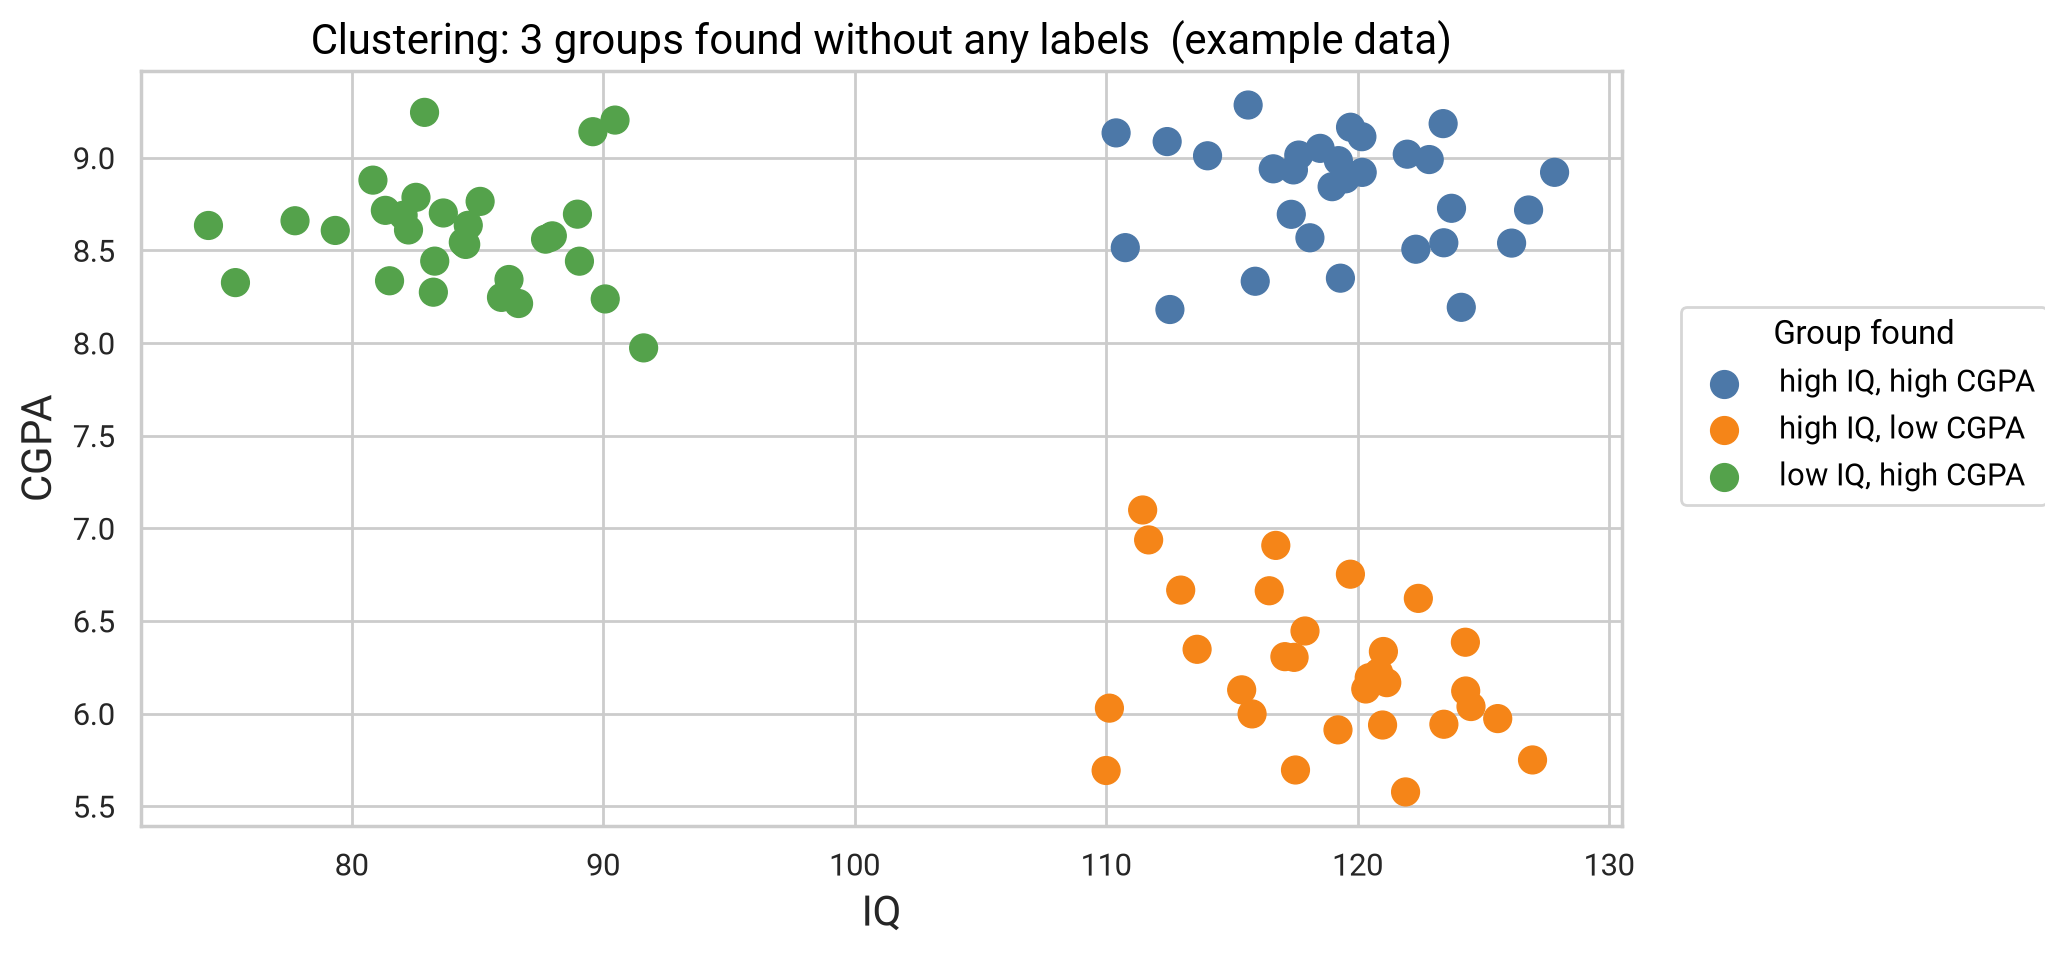

Write Python code to recreate this figure.
"""Clustering students by IQ and CGPA with no labels. Example data."""
from pathlib import Path
import numpy as np
import pandas as pd
import seaborn as sns
import seaborn.objects as so
from sklearn.cluster import KMeans

here = Path(__file__).parent
rng = np.random.default_rng(11)
centres = {"high IQ, high CGPA": (120, 8.8), "high IQ, low CGPA": (118, 6.2), "low IQ, high CGPA": (85, 8.5)}
X = np.vstack([np.column_stack([rng.normal(i, 5, 30), rng.normal(c, 0.35, 30)]) for i, c in centres.values()])

# The algorithm only sees the numbers; it finds the 3 groups itself.
scaled = (X - X.mean(0)) / X.std(0)
labels = KMeans(n_clusters=3, n_init=10, random_state=0).fit_predict(scaled)
names = {}
for k in range(3):
    centre = X[labels == k].mean(0)
    names[k] = min(centres, key=lambda n: np.hypot((centres[n][0] - centre[0]) / 20, centres[n][1] - centre[1]))
df = pd.DataFrame({"IQ": X[:, 0], "CGPA": X[:, 1], "Group found": [names[k] for k in labels]})

plot = (
    so.Plot(df, x="IQ", y="CGPA", color="Group found")
    .add(so.Dot(pointsize=10))
    .scale(color=["#4C78A8", "#F58518", "#54A24B"])
    .label(title="Clustering: 3 groups found without any labels  (example data)")
    .layout(size=(8.5, 5))
    .theme({**sns.axes_style("whitegrid"), "font.family": "Roboto", "font.size": 14,
            "axes.titlesize": 15, "axes.labelsize": 15})
)
plot.save(here / "clustering.png", dpi=200, bbox_inches="tight")
plot.save(here / "clustering.pdf", bbox_inches="tight")
